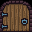

Rendered tile map (Tiled .tmx) drawn with the repository's tilesets; below, a short description and the full map source, tile grids included:
An orthogonal 2x2 tile map with 16x16 px tiles, 1 tile layer (Tile Layer 1) and 1 object.

<map version="1.4" tiledversion="1.4.3" orientation="orthogonal" renderorder="right-down" width="2" height="2" tilewidth="16" tileheight="16" infinite="0" nextlayerid="3" nextobjectid="2">
 <tileset firstgid="1" name="0x72_16x16DungeonTileset_walls.v2" tilewidth="16" tileheight="16" tilecount="256" columns="16">
  <image source="0x72_16x16DungeonTileset_walls.v2.png" width="256" height="256" />
 </tileset>
 <layer id="1" name="Tile Layer 1" width="2" height="2">
  <data encoding="csv">
24,25,
40,41
</data>
 </layer>
 <objectgroup id="2" name="Object Layer 1">
  <object id="1" x="-0.25" y="0" width="32" height="31.875" />
 </objectgroup>
</map>
